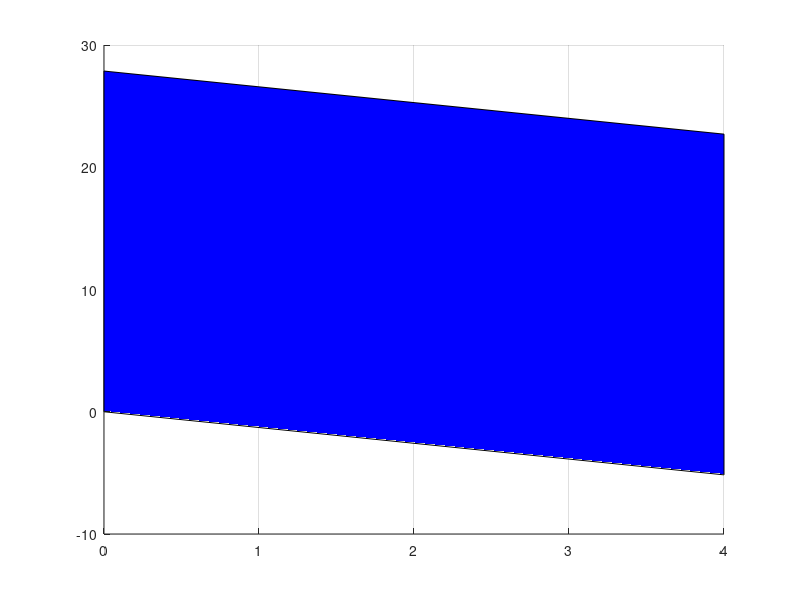

Write MATLAB code to recreate this figure. (Note: this script raises an error after producing the figure.)
A=[3 4 -3; 24 14 -6; 48 33 -17]
pointA=[0 0 0]';
pointB=A(:,1);
pointC=A(:,2);

normal = cross(pointA-pointB, pointA-pointC); %# Calculate plane normal
%# Transform points to x,y,z
x = [pointA(1) pointB(1) pointC(1)];  
y = [pointA(2) pointB(2) pointC(2)];
z = [pointA(3) pointB(3) pointC(3)];
disp(normal);
%Find all coefficients of plane equation    
A = normal(1); B = normal(2); C = normal(3);
D = -dot(normal,pointA);
%Decide on a suitable showing range
xLim = [min(x) max(x)];
zLim = [min(z) max(z)];
[X,Z] = meshgrid(xLim,zLim);
Y = (A * X + C * Z + D)/ (-B);
reOrder = [1 2  4 3];
figure();patch(X(reOrder),Y(reOrder),Z(reOrder),'b');
grid on;
alpha(0.3);